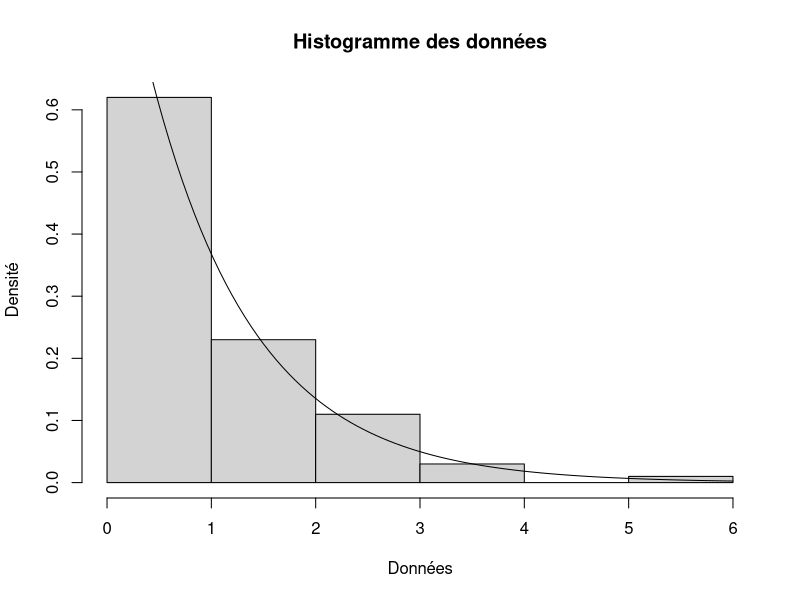
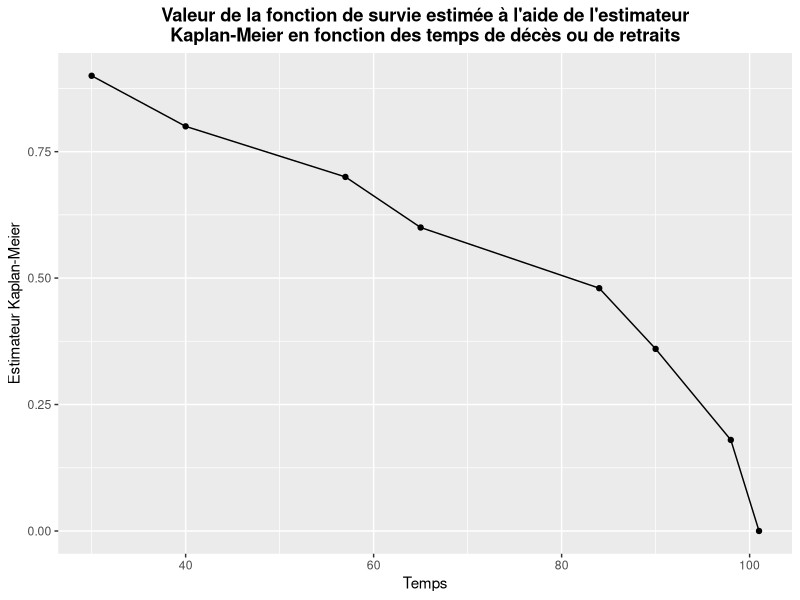

Write R code to recreate these figures, in order.
## ---- chunk 1
data <-  rexp(100, 1)

coef_asymetrie <- function(x){
    mu <- mean(x)
    sd <- sd(x)
    mean((x - mu)^3) / sd^3 
}

estimateur_coef_asymetrie <- coef_asymetrie(data)

hist(data, probability = TRUE,
     main = "Histogramme des données",
     ylab = "Densité",
     xlab = "Données");curve(dexp(x,1), add = TRUE)
## ---- chunk 2
teta <- mean(data)
echantillion <- lapply(1:50, function(i) rexp(100, teta))
coef_asymetrie_simul <- sapply(1:50, function(i) coef_asymetrie(echantillion[[i]]) )

moyenne_coef_asymetrie <- mean(coef_asymetrie_simul)
variance_coef_asymetrie <- sum((coef_asymetrie_simul - moyenne_coef_asymetrie)^2) / (length(coef_asymetrie_simul)-1)
variance_coef_asymetrie_modifie <- var(coef_asymetrie_simul)

IC_coef_asymetrie <- cbind(estimateur_coef_asymetrie - qnorm(0.975) * sqrt(variance_coef_asymetrie),
              estimateur_coef_asymetrie + qnorm(0.975) * sqrt(variance_coef_asymetrie))
## ---- chunk 3
# Déterminer les limites u à l'aide de la fonction quantile
k <- c(0.25, 0.35, 0.5, 0.6, 0.75, 0.85)
fonction_quantile <- function(x) -log(1-x)
limite_u <- sapply(k, function(i) fonction_quantile(i))

# Déterminer l'espérance limitée pour chacune des limites u
Estimateur_Esperance_limite <- sapply(1:length(limite_u), function(u) 
                                    mean(sapply(1:100, function(i) 
                                        min(data[i], limite_u[u]))))  

# Publier les résultats pour chaque u
resultats <- data.frame(k, limite_u, Estimateur_Esperance_limite)
colnames(resultats) <- c('Percentile',"Limite u","Espérance limitée")

library(xtable)
options(xtable.comment = FALSE)
xtable(resultats, caption = "Valeurs de l'espérance limitée pour chaque limite u donnée",  
                 align = c("c", "c", "c", "c")) 
## ---- chunk 4
# Estimer le paramètre teta de la loi exponentielle
teta <- mean(data)

# Créer 50 échantillons de 100 données
echantillion <- lapply(1:50, function(i) rexp(100, teta))

# Déterminer l'espérance limitée pour chacun des 50 échantillons et pour les percentiles 0.5 et 0.75
Esperance_limite_simul <- sapply(c(3,5), function(u) 
                                sapply(1:50, function(j) 
                                    mean(sapply(1:100, function(i) 
                                        min(echantillion[[j]][i], limite_u[u])))))

# Déterminer la variance de l'espérance limitée pour les deux percentiles donnés
variance_Esperance_limite_simul <- sapply(1:2, function(i) var(Esperance_limite_simul[,i]))

# Déterminer l'intervalle de confiance
Est_Esperance_limite <- rep(0,2)
Est_Esperance_limite[1] <- Estimateur_Esperance_limite[3]
Est_Esperance_limite[2] <- Estimateur_Esperance_limite[5]

IC_Esperance_limite_simul <- lapply(1:2, function(i) 
                                cbind(Est_Esperance_limite[i] - qnorm(0.975) * sqrt(variance_Esperance_limite_simul[i]),
                                    Est_Esperance_limite[i] + qnorm(0.975) * sqrt(variance_Esperance_limite_simul[i])))

# Publier les résultats 
resultats_2 <- data.frame(c(k[3], k[5]), c(limite_u[3], limite_u[5]), 
                          Est_Esperance_limite, variance_Esperance_limite_simul)
colnames(resultats_2) <- c("Percentile","Limite u","Espérance limité", "Variance")

library(xtable)
options(xtable.comment = FALSE)
xtable(resultats_2, caption = "Valeurs de l'espérance limitée et de sa variance pour les percentiles 0.5 et 0.75",  
                 align = c("c", "c", "c", "c", "c"))
## ---- chunk 5
# Présentation des données du problème
tableau1 <- {
    Temps <- c(30, 40, 57, 65, 65, 84, 90, 92, 98, 101) 
    Cens <- c(1, 1, 1, 1, 0, 1, 1, 0, 1, 1)

    data.frame(Temps, Cens)
} 

# Tableau détaillé permettant de calculer l'estimateur Kaplan-Meier
tableau2 <- {
    yi <- unique(tableau1[which(tableau1[,2] != 0),1])    # moments uniques des décès
    i <- 1:length(yi) 
    Si <- rep(1,length(yi))                             # nombre de décès au temps yi
    ri <- c(10,9,8,7,5,4,2,1)                           # nombre de survivants au temps yi
    
    data.frame(i, yi, Si, ri, "Kaplan Meier" = cumprod(1-Si/ri))
}
colnames(tableau2) <- c("i", "yi", "Si", "ri", "Kaplan-Meier")

# Déterminer l'estimateur Kaplan-Meier pour chacun des moments uniques des décès
Estimateur_KM <- cumprod(1-Si/ri)

# Publier le tableau 2 
library(xtable)
options(xtable.comment = FALSE)
xtable(tableau2, caption = "Données permettant de trouver l'estimateur Kaplan-Meier",  
                 align = c("c", "c", "c", "c", "c", "c")) 


## ---- chunk 6
# Graphique de la fonction de survie estimée par l'estimateur Kaplan-Meier
library(ggplot2)
ggplot(data = tableau2, aes(x=unlist(tableau2["yi"]),y=unlist(tableau2["Kaplan-Meier"])))+ 
        geom_point() + 
        geom_line() + 
        ggtitle("Valeur de la fonction de survie estimée à l'aide de l'estimateur\nKaplan-Meier en fonction des temps de décès ou de retraits") + 
        theme(plot.title =  element_text(face="bold", hjust = 0.5)) +
        xlab("Temps") +
        ylab("Estimateur Kaplan-Meier")

# Calculer un estimateur pour la variance de la fonction de survie à l'aide de 
# la formule de Greenwood
formule_Greenwood <- Estimateur_KM^2 * cumsum(Si/ri/(ri-Si))

# Pour ce qui est de l'intervalle de confiance au niveau 95% pour S(50), il faut faire
# une interpolation linéaire (OGIVE) entre y_i = 40 et y_i = 57.

# Estimer S(50) avec la fonction OGIVE
Sn_50 <- {
    x <- 50
    ci <- 40
    cj <- 57
    alpha <- (cj-x)/(cj-ci)
    
    Estimateur_KM[2] * alpha + Estimateur_KM[3] * (1 - alpha) 
}

# Estimer Var(S(50)) avec la fonction OGIVE
Var_Sn_50 <- {
    x <- 50
    ci <- 40
    cj <- 57
    alpha <- (cj-x)/(cj-ci)
    n <- length(yi)
    
    var_Y <- n * Estimateur_KM[2] * (1 - Estimateur_KM[2])
    var_Z <- n * (Estimateur_KM[2] - Estimateur_KM[3] * (1 - Estimateur_KM[2]
            + Estimateur_KM[3]))
    cov <- -n * (1 - Estimateur_KM[2]) * (Estimateur_KM[2] - Estimateur_KM[3])
    
    (var_Y*(cj-ci)^2 + var_Z*(x-ci)^2 + 2*cov*(cj-ci)*(x-ci)) / (n*(cj-ci))^2
}

#Données utiles pour démarche à la main
x <- 50
ci <- 40
cj <- 57
alpha <- (cj-x)/(cj-ci)
n <- length(yi)

var_Y <- n * Estimateur_KM[2] * (1 - Estimateur_KM[2])
var_Z <- n * (Estimateur_KM[2] - Estimateur_KM[3] * (1 - Estimateur_KM[2] + Estimateur_KM[3]))
cov <- -n * (1 - Estimateur_KM[2]) * (Estimateur_KM[2] - Estimateur_KM[3])

# Intervalle de confiance au niveau 95% pour S(50)
IC_KM <- cbind(Sn_50 - qnorm(0.975) * sqrt(Var_Sn_50),
              Sn_50 + qnorm(0.975) * sqrt(Var_Sn_50))
## ---- chunk 7
# La valeur estimée de la fonction de survie et la valeur estimée de la variance sont toujours les mêmes
# que celles de la section b). Par conséquent, seulement l'intervalle de confiance est modifié :
u <- exp(qnorm(0.975) * sqrt(Var_Sn_50) / Sn_50 / log(Sn_50))

IC_log_KM <- cbind(Sn_50^(1/u),
              Sn_50^u)
## ---- chunk 8
data
